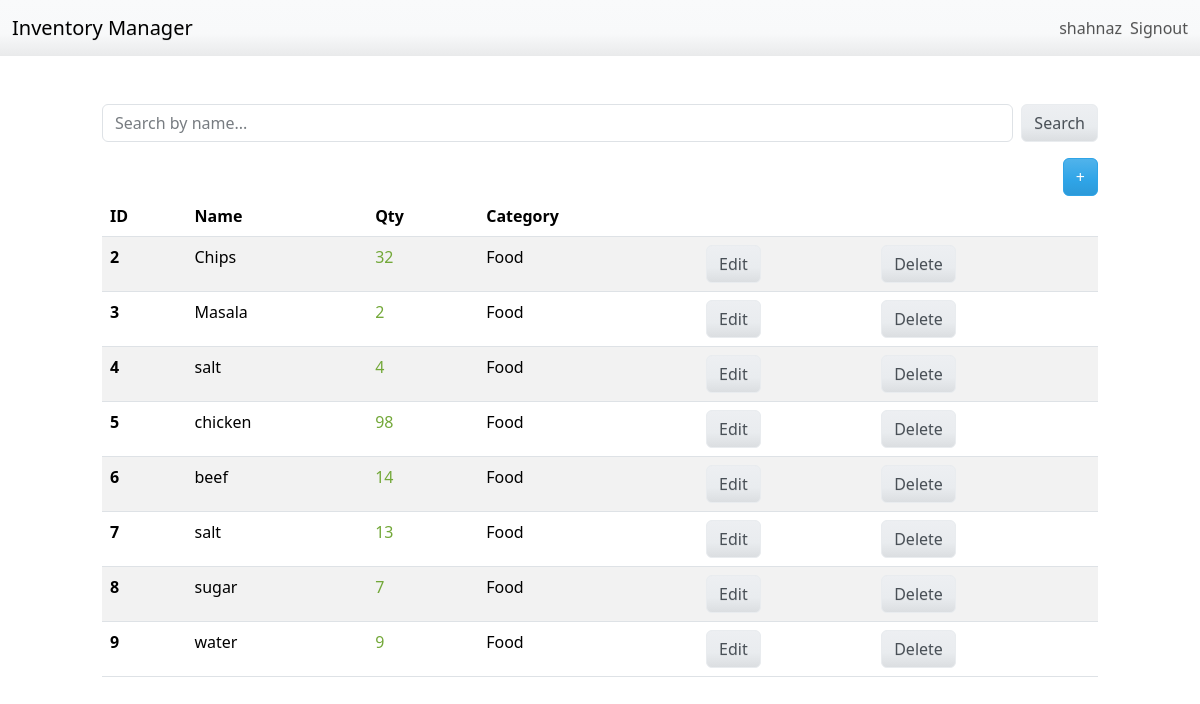
The page /dashboard/ (signed in) on the database its author committed.
### inventory/models.py (models this page shows, shortened)
class InventoryItem(models.Model):
    name = models.CharField(max_length=200)
    quantity = models.IntegerField()
    category = models.ForeignKey('Category', on_delete=models.SET_NULL, blank=True, null=True)
    date_created = models.DateTimeField(auto_now_add=True)
    user = models.ForeignKey(User, on_delete=models.CASCADE)

class Category(models.Model):
    name = models.CharField(max_length=200)
    class Meta:
        verbose_name_plural = 'categories'

### inventory/views.py (the view)
# urls.py: path('dashboard/', Dashboard.as_view(), name='dashboard'),
class Dashboard(LoginRequiredMixin, View):
    def get(self, request):
        items = InventoryItem.objects.filter(user=self.request.user.id).order_by('id')
        low_inventory = InventoryItem.objects.filter(
            user=self.request.user.id,
            quantity__lte=LOW_QUANTITY
        )
        if low_inventory.count() > 0:
            if low_inventory.count() > 1:
                messages.error(request, f'{low_inventory.count()} items have low inventory')
            else:
                messages.error(request, f'{low_inventory.count()} item has low inventory')
        low_inventory_ids = InventoryItem.objects.filter(
            user=self.request.user.id,
            quantity__lte=LOW_QUANTITY
        ).values_list('id', flat=True)
        query = request.GET.get('q', '')
        if query:
            items = InventoryItem.objects.filter(name__icontains=query)
        else:
            items = InventoryItem.objects.all()
        return render(request, 'inventory/dashboard.html', {'items': items, 'low_inventory_ids': low_inventory_ids})

### inventory/templates/inventory/dashboard.html (shortened to what this page needs)
{% extends 'inventory/base.html' %}
{% block content %}
     <div class="row">
        <div class="col-md-10 col-12 mx-auto mt-5">
            <form method="get" class="mb-3 d-flex" role="search">
                <input class="form-control me-2" type="search" name="q" placeholder="Search by name..." value="{{ request.GET.q }}">
                <button class="btn btn-secondary" type="submit">Search</button>
            </form>
            <div class="d-flex justify-content-end">
                <a href="{% url 'add-item' %}" class="btn btn-primary">+</a>
            </div>
                <table class="table table-hover table-striped">
                    <thead>
                        <tr>
                            <th scope="col">ID</th>
                            <th scope="col">Name</th>
                            <th scope="col">Qty</th>
                            <th scope="col">Category</th>
                            <th scope="col"></th>
                            <th scope="col"></th>
                        </tr>
                    </thead>
                    <tbody>
                        {% for item in items %}
                        <tr>
                            <th scope="row">{{ item.id }}</th>
                            <td>{{ item.name }}</td>
                            {% if item.id in low_inventory_ids %}
                                <td class="text-danger">{{ item.quantity }}</td>
                            {% else %}
                                <td class="text-success">{{ item.quantity }}</td>
                            {% endif %}
                            <td>{{ item.category.name }}</td>
                            <td><a href="{% url 'edit-item' item.id %}" class="btn btn-secondary">Edit</a></td>
                            <td><a href="{% url 'delete-item' item.id %}" class="btn btn-secondary">Delete</a></td>
                        </tr>
                        {% endfor %}
                    </tbody>
                </table>
        </div>
    </div>
{% endblock content %}

### inventory/templates/inventory/navigation.html (shortened to what this page needs)
<nav class="navbar navbar-expand-lg bg-light">
    <div class="container-fluid">
        <a class="navbar-brand" href="{% url 'index' %}">Inventory Manager</a>
        <div class="collapse navbar-collapse" id="navbarNav">
            <ul class="navbar-nav ms-auto">
                {% if user.is_authenticated %}
                <li class="nav-item">
                    <a class="nav-link" href="#" >{{ user.username }}</a>
                </li>
                <li class="nav-item d-flex align-items-center">
                    <form action="{% url 'logout' %}" method="post" class="d-inline">
                        <button type="submit" class="btn btn-link nav-link p-0" style="border: none; background: none;">Signout</button>
                    </form>
                </li>
                {% endif %}
            </ul>
        </div>
    </div>
</nav>

### rows shown on the page
InventoryItem: id "2", name "Chips", quantity "32", category.name "Food"
InventoryItem: id "3", name "Masala", quantity "2", category.name "Food"
InventoryItem: id "4", name "salt", quantity "4", category.name "Food"
InventoryItem: id "5", name "chicken", quantity "98", category.name "Food"
InventoryItem: id "6", name "beef", quantity "14", category.name "Food"
InventoryItem: id "7", name "salt", quantity "13", category.name "Food"
InventoryItem: id "8", name "sugar", quantity "7", category.name "Food"
InventoryItem: id "9", name "water", quantity "9", category.name "Food"

### other values the page prints
{{ user.username }} "shahnaz"
